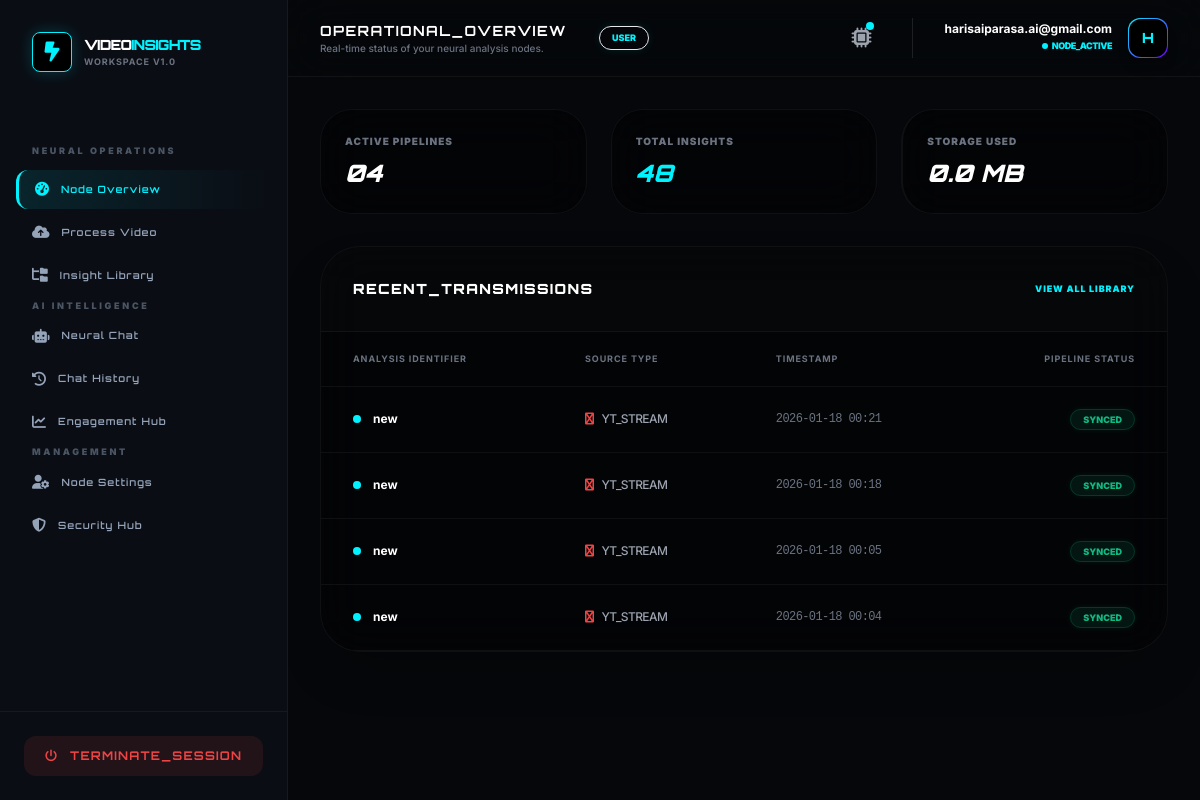
/portal/dashboard/ (signed in), run on an earlier commit of the app's database.
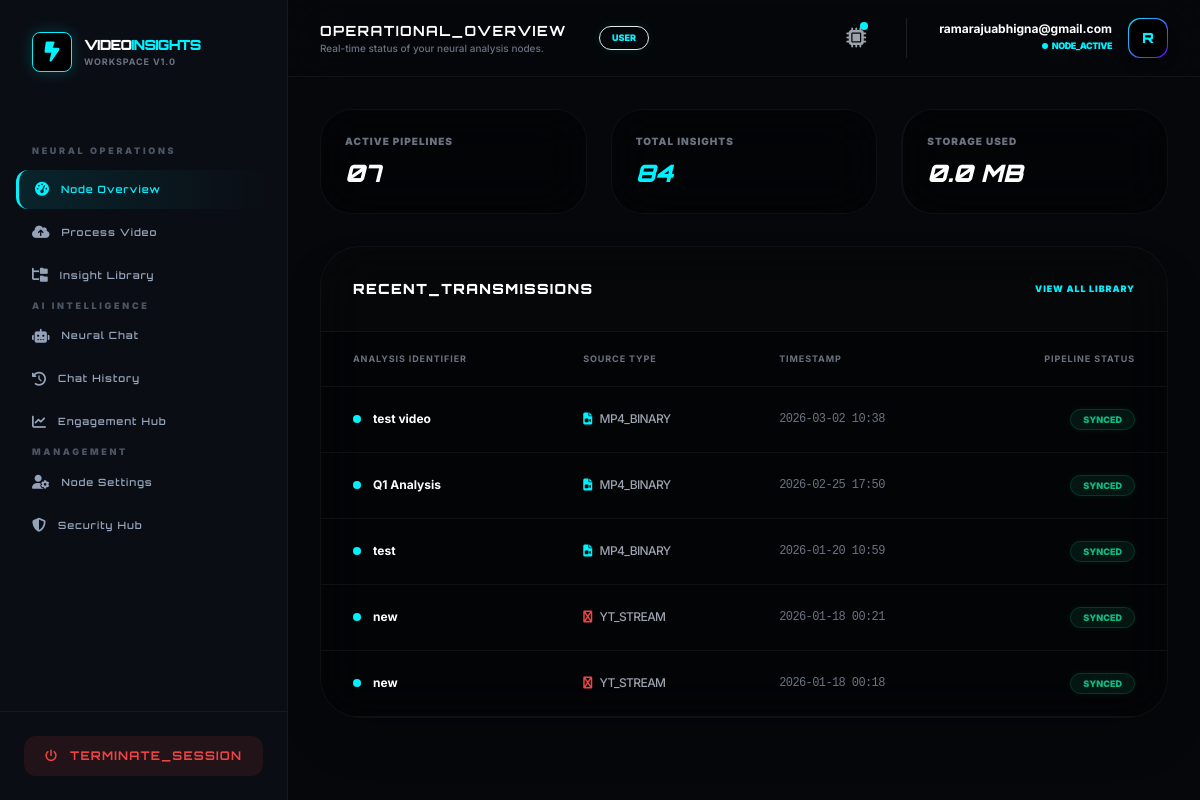
And on a later commit of the database.
### accounts/models.py (models this page shows, shortened)
class User(AbstractUser):
    username = None
    email = models.EmailField(unique=True)
    ROLE_CHOICES = (
        ('admin', 'Admin'),
        ('user', 'User'),
    )
    role = models.CharField(max_length=10, choices=ROLE_CHOICES, default='user')
    is_verified = models.BooleanField(default=False)
    login_count = models.PositiveIntegerField(default=0)
    USERNAME_FIELD = 'email'
    REQUIRED_FIELDS = []
    objects = CustomUserManager()

### videos/models.py (models this page shows)
class VideoAnalysis(models.Model):
    user = models.ForeignKey(settings.AUTH_USER_MODEL, on_delete=models.CASCADE)
    title = models.CharField(max_length=255)
    video_file = models.FileField(upload_to='videos/', null=True, blank=True) # Binary Node
    youtube_url = models.URLField(null=True, blank=True) # Stream Node
    transcript = models.TextField(null=True, blank=True) # Speech-to-Text Node
    summary = models.TextField(null=True, blank=True)
    keywords = models.JSONField(default=list) # NLP Topic Node
    engagement_data = models.JSONField(default=list, null=True, blank=True)
    objects_detected = models.JSONField(default=list) # Computer Vision Node
    key_moments = models.JSONField(default=list, blank=True)
    activity_type = models.CharField(max_length=100, default="General Analysis")
    created_at = models.DateTimeField(auto_now_add=True)
    ai_processed = models.BooleanField(default=False)
    ai_failed = models.BooleanField(default=False)

### videos/views.py (the view)
# urls.py: path('dashboard/', views.user_dashboard, name='dashboard'),
@login_required
def user_dashboard(request):
    user_videos = VideoAnalysis.objects.filter(user=request.user)
    recent_videos = user_videos.order_by('-created_at')[:5]
    total_bytes = 0
    for video in user_videos:
        if video.video_file:
            try:
                total_bytes += video.video_file.size
            except (ValueError, FileNotFoundError):
                continue
    storage_mb = round(total_bytes / (1024 * 1024), 2)
    stats = {
        'active_pipelines': user_videos.count(),
        'total_insights': user_videos.count() * 12,
        'storage_used': f"{storage_mb} MB"
    }
    return render(request, 'videos/dashboard.html', {
        'recent_videos': recent_videos,
        'stats': stats
    })

### templates/videos/dashboard.html (shortened to what the changed rows need)
{% extends "base2.html" %}
{% load i18n %}
{% block page_title %}OPERATIONAL_OVERVIEW{% endblock %}
{% block content %}
<div class="space-y-8 animate-fade-in">
    <div class="grid grid-cols-1 md:grid-cols-3 gap-6">
        <div class="bg-black/40 border border-white/5 p-6 rounded-[2rem] backdrop-blur-xl group hover:border-[var(--accent-cyan)]/30 transition-all">
            <p class="text-[10px] font-black text-gray-500 uppercase tracking-widest mb-2">Active Pipelines</p>
            <h3 class="orbitron text-2xl font-black text-white italic">
                {{ stats.active_pipelines|stringformat:"02d" }}
            </h3>
        </div>
        <div class="bg-black/40 border border-white/5 p-6 rounded-[2rem] backdrop-blur-xl group hover:border-[var(--accent-cyan)]/30 transition-all">
            <p class="text-[10px] font-black text-gray-500 uppercase tracking-widest mb-2">Total Insights</p>
            <h3 class="orbitron text-2xl font-black text-[var(--accent-cyan)] italic">
                {{ stats.total_insights }}
            </h3>
        </div>
    </div>
    <div class="bg-black/40 border border-white/5 rounded-[2.5rem] backdrop-blur-xl overflow-hidden shadow-2xl">
        <div class="overflow-x-auto">
            <table class="w-full text-left">
                <thead>
                    <tr class="text-[9px] font-black text-gray-500 uppercase tracking-widest border-b border-white/5">
                        <th class="px-8 py-5">Analysis Identifier</th>
                        <th class="px-8 py-5">Source Type</th>
                        <th class="px-8 py-5">Timestamp</th>
                        <th class="px-8 py-5 text-right">Pipeline Status</th>
                    </tr>
                </thead>
                <tbody class="text-xs">
                    {% for video in recent_videos %}
                    <tr class="border-b border-white/5 hover:bg-white/[0.03] transition-colors group">
                        <td class="px-8 py-6">
                            <div class="flex items-center gap-3">
                                <div class="w-2 h-2 rounded-full bg-[var(--accent-cyan)] animate-pulse"></div>
                                <a href="{% url 'video_insight_detail' video.pk %}" class="text-white font-bold group-hover:text-[var(--accent-cyan)] transition-colors">
                                    {{ video.title }}
                                </a>
                            </div>
                        </td>
                        <td class="px-8 py-6">
                            {% if video.video_file %}
                                <span class="text-gray-400 font-medium tracking-tighter"><i class="fa fa-file-video mr-2 text-[var(--accent-cyan)]"></i>MP4_BINARY</span>
                            {% else %}
                                <span class="text-gray-400 font-medium tracking-tighter"><i class="fa fa-youtube mr-2 text-red-500"></i>YT_STREAM</span>
                            {% endif %}
                        </td>
                        <td class="px-8 py-6 text-gray-500 font-mono tracking-tighter">{{ video.created_at|date:"Y-m-d H:i" }}</td>
                        <td class="px-8 py-6 text-right">
                            <span class="px-3 py-1 bg-emerald-500/10 text-emerald-500 rounded-full text-[9px] font-black uppercase border border-emerald-500/20 shadow-[0_0_5px_rgba(16,185,129,0.1)]">Synced</span>
                        </td>
                    </tr>
                    {% endfor %}
                </tbody>
            </table>
        </div>
    </div>
</div>
{% endblock %}

### templates/base2.html (shortened to what the changed rows need)
<!DOCTYPE html>
<html lang="en">
<head>
    <script src="https://cdn.tailwindcss.com"></script>
    <link rel="stylesheet" href="https://cdnjs.cloudflare.com/ajax/libs/font-awesome/6.4.2/css/all.min.css">
</head>
<body class="min-h-screen flex">
<aside class="w-72 bg-[var(--sidebar-bg)] border-r border-white/5 hidden lg:flex flex-col sticky top-0 h-screen z-50">
    <div class="p-8">
        <a href="/" class="flex items-center gap-3">
            <div>
                <h2 class="orbitron text-sm font-black text-white tracking-tighter">VIDEO<span class="text-[var(--accent-cyan)]">INSIGHTS</span></h2>
            </div>
        </a>
    </div>
</aside>
<div class="flex-1 flex flex-col min-w-0">
    <header class="bg-[var(--sidebar-bg)]/80 backdrop-blur-xl border-b border-white/5 sticky top-0 z-40 px-8 py-4 flex justify-between items-center">
        <div class="flex items-center gap-4">
             <div class="hidden sm:block">
                <h1 class="orbitron text-sm font-bold text-white tracking-widest uppercase">
                    {% block page_title %}Operational_Dashboard{% endblock page_title %}
                </h1>
                <p class="text-[10px] text-gray-500 font-medium">
                </p>
             </div>
             <span class="bg-[var(--accent-cyan)]/10 text-[var(--accent-cyan)] text-[9px] uppercase font-black px-3 py-1 rounded-full ml-4 border border-[var(--accent-cyan)]/20 shadow-[0_0_10px_rgba(0,242,255,0.1)]">
                {{ user.role|default:"User" }}
             </span>
        </div>
        <div class="flex items-center gap-8">
            <div class="flex items-center gap-4 border-l border-white/10 pl-8">
                <div class="text-right hidden sm:block">
                    <p class="text-xs font-bold text-white leading-none mb-1">{{ user.email }}</p>
                    <p class="text-[9px] text-[var(--accent-cyan)] font-black uppercase flex items-center justify-end gap-1 tracking-tighter">
                        <span class="w-1.5 h-1.5 bg-[var(--accent-cyan)] rounded-full animate-ping"></span> NODE_ACTIVE
                    </p>
                </div>
                <div class="w-10 h-10 rounded-xl bg-gradient-to-br from-[var(--accent-cyan)] to-[var(--accent-purple)] p-[1px] shadow-lg">
                    <div class="w-full h-full bg-black rounded-xl flex items-center justify-center text-[var(--accent-cyan)] font-black orbitron text-sm">
                        {{ user.email|first|upper }}
                    </div>
                </div>
            </div>
        </div>
    </header>
    <main class="flex-1 p-8 overflow-y-auto">
        <div class="max-w-7xl mx-auto animate-fade-in">
            {% block content %}{% endblock content %}
        </div>
    </main>
</div>
</body>
</html>

What changed in the data, as far as the page shows it:
no longer on this page (row edited): VideoAnalysis: title "new", video_file "YT_STREAM", created_at "2026-01-18 00:05"
no longer on this page (row edited): VideoAnalysis: title "new", video_file "YT_STREAM", created_at "2026-01-18 00:04"
changed User "USER": email "harisaiparasa.ai@gmail.com" → "ramarajuabhigna@gmail.com"; email|first "H" → "R"
now on this page (row edited): VideoAnalysis: title "test video", shows "MP4_BINARY", created_at "2026-03-02 10:38"
now on this page (row edited): VideoAnalysis: title "Q1 Analysis", shows "MP4_BINARY", created_at "2026-02-25 17:50"
now on this page (row edited): VideoAnalysis: title "test", shows "MP4_BINARY", created_at "2026-01-20 10:59"
Also different on the page:
{{ stats.active_pipelines|stringformat:"02d" }}: "04" → "07"
{{ stats.total_insights }}: "48" → "84"
